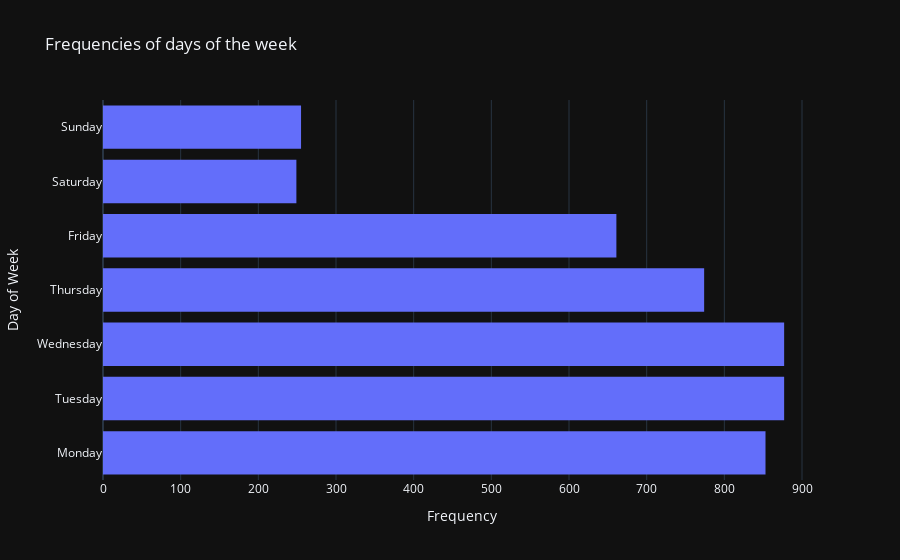

Notebook code for this chart:
### Code cell
question_6 = tso_funding_dataset.copy()
question_6['Day'] = question_6['Work Date'].apply(lambda x: x.day)
question_6['Month'] = question_6['Work Date'].apply(lambda x: x.month)
question_6['Year'] = question_6['Work Date'].apply(lambda x: x.year)
question_6['DayOfWeek'] = question_6['Work Date'].apply(lambda x: x.dayofweek)

each_day_of_week_count = question_6.groupby('DayOfWeek').count()

days_of_week = ['Monday', 'Tuesday', 'Wednesday', 'Thursday', 'Friday', 'Saturday', 'Sunday']
counts = each_day_of_week_count['UDID'].tolist()

px.histogram(x=counts, y=days_of_week, title='Frequencies of days of the week').update_layout(xaxis_title='Frequency', yaxis_title='Day of Week', template='plotly_dark')

### Figure 1 — Plotly figure (JSON) as saved in the notebook; plotly's stock layout.template omitted (floating-point values rounded to 4 significant figures)
{"data": [{"alignmentgroup": "True", "bingroup": "y", "histfunc": "sum", "hovertemplate": "sum of x=%{x}<br>y=%{y}<extra></extra>", "legendgroup": "", "marker": {"color": "#636efa", "pattern": {"shape": ""}}, "name": "", "offsetgroup": "", "orientation": "h", "showlegend": false, "type": "histogram", "x": [853, 877, 877, 774, 661, 249, 255], "xaxis": "x", "y": ["Monday", "Tuesday", "Wednesday", "Thursday", "Friday", "Saturday", "Sunday"], "yaxis": "y"}], "layout": {"barmode": "relative", "legend": {"tracegroupgap": 0}, "title": {"text": "Frequencies of days of the week"}, "xaxis": {"anchor": "y", "domain": [0, 1], "title": {"text": "Frequency"}}, "yaxis": {"anchor": "x", "domain": [0, 1], "title": {"text": "Day of Week"}}}}
